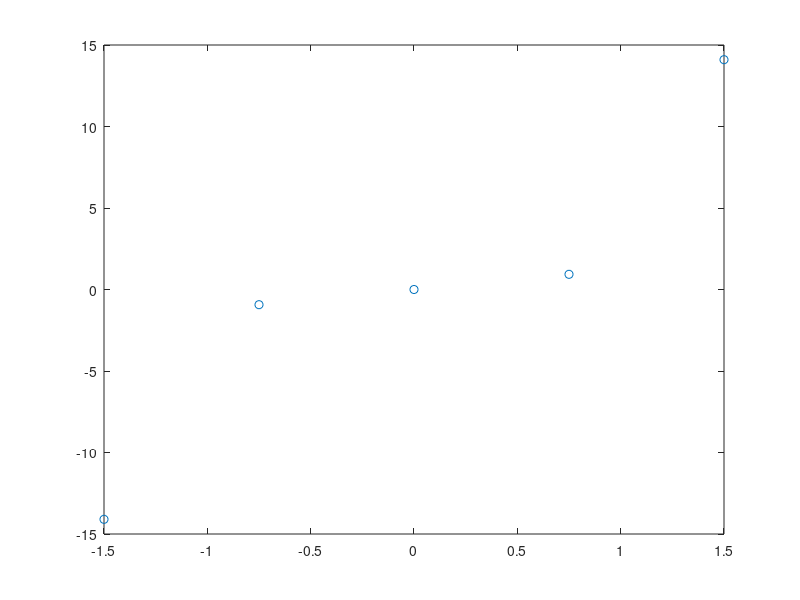

Write the MATLAB code that produced this figure. (Note: this script raises an error after producing the figure.)
clear
close all;
x=[-1.5 -0.75 0 0.75 1.5]
y=[-14.10 -0.9315 0 0.9315 14.10]

plot(x, y, 'o');
hold on;
j=1;
for xx=-1.5:0.1:1.5
    output(j)=lag(x,y,xx);
    j=j+1
end
z=[-1.5:0.1:1.5];
plot(z,output,'-r');
hold on;
grid on;
plot(z,tan(z),'-b')
legend('interpolation','original')
error=abs(tan(0.9)-lag(x,y,0.9))
